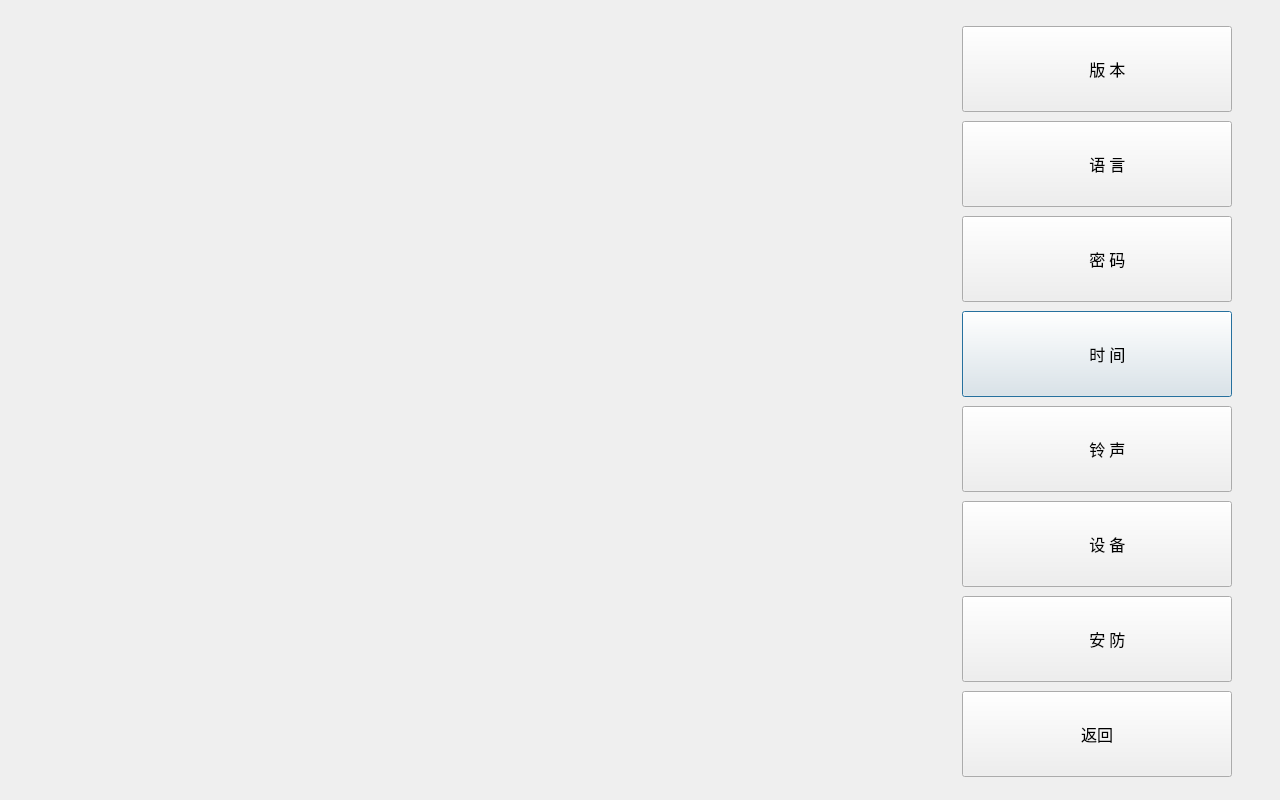
<?xml version="1.0" encoding="UTF-8"?>
<ui version="4.0">
 <class>SysSetMainDialog</class>
 <widget class="QDialog" name="SysSetMainDialog">
  <property name="geometry">
   <rect>
    <x>0</x>
    <y>0</y>
    <width>1280</width>
    <height>800</height>
   </rect>
  </property>
  <property name="windowTitle">
   <string>Dialog</string>
  </property>
  <widget class="CommonPushButton" name="pushButtonSysSetMainTime">
   <property name="geometry">
    <rect>
     <x>962</x>
     <y>311</y>
     <width>270</width>
     <height>86</height>
    </rect>
   </property>
   <property name="font">
    <font>
     <family>AlArabiya</family>
     <pointsize>12</pointsize>
    </font>
   </property>
   <property name="text">
    <string>     时 间</string>
   </property>
  </widget>
  <widget class="CommonPushButton" name="pushButtonSysSetMainSecurity">
   <property name="geometry">
    <rect>
     <x>962</x>
     <y>596</y>
     <width>270</width>
     <height>86</height>
    </rect>
   </property>
   <property name="font">
    <font>
     <family>AlArabiya</family>
     <pointsize>12</pointsize>
    </font>
   </property>
   <property name="text">
    <string>     安 防</string>
   </property>
  </widget>
  <widget class="CommonPushButton" name="pushButtonSysSetMainDevice">
   <property name="geometry">
    <rect>
     <x>962</x>
     <y>501</y>
     <width>270</width>
     <height>86</height>
    </rect>
   </property>
   <property name="font">
    <font>
     <family>AlArabiya</family>
     <pointsize>12</pointsize>
    </font>
   </property>
   <property name="text">
    <string>     设 备</string>
   </property>
  </widget>
  <widget class="CommonPushButton" name="pushButtonSysSetMainRing">
   <property name="geometry">
    <rect>
     <x>962</x>
     <y>406</y>
     <width>270</width>
     <height>86</height>
    </rect>
   </property>
   <property name="font">
    <font>
     <family>AlArabiya</family>
     <pointsize>12</pointsize>
    </font>
   </property>
   <property name="text">
    <string>     铃 声</string>
   </property>
  </widget>
  <widget class="CommonPushButton" name="pushButtonSysSetMainVersion">
   <property name="geometry">
    <rect>
     <x>962</x>
     <y>26</y>
     <width>270</width>
     <height>86</height>
    </rect>
   </property>
   <property name="font">
    <font>
     <family>AlArabiya</family>
     <pointsize>12</pointsize>
    </font>
   </property>
   <property name="text">
    <string>     版 本</string>
   </property>
  </widget>
  <widget class="QFrame" name="framePanel">
   <property name="geometry">
    <rect>
     <x>59</x>
     <y>30</y>
     <width>858</width>
     <height>745</height>
    </rect>
   </property>
   <property name="frameShape">
    <enum>QFrame::NoFrame</enum>
   </property>
   <property name="frameShadow">
    <enum>QFrame::Raised</enum>
   </property>
  </widget>
  <widget class="CommonPushButton" name="pushButtonSysSetMainReturn">
   <property name="geometry">
    <rect>
     <x>962</x>
     <y>691</y>
     <width>270</width>
     <height>86</height>
    </rect>
   </property>
   <property name="font">
    <font>
     <family>AlArabiya</family>
     <pointsize>12</pointsize>
    </font>
   </property>
   <property name="text">
    <string>返回</string>
   </property>
  </widget>
  <widget class="CommonPushButton" name="pushButtonSysSetMainLag">
   <property name="geometry">
    <rect>
     <x>962</x>
     <y>121</y>
     <width>270</width>
     <height>86</height>
    </rect>
   </property>
   <property name="font">
    <font>
     <family>AlArabiya</family>
     <pointsize>12</pointsize>
    </font>
   </property>
   <property name="text">
    <string>     语 言</string>
   </property>
  </widget>
  <widget class="CommonPushButton" name="pushButtonSysSetMainPwd">
   <property name="geometry">
    <rect>
     <x>962</x>
     <y>216</y>
     <width>270</width>
     <height>86</height>
    </rect>
   </property>
   <property name="font">
    <font>
     <family>AlArabiya</family>
     <pointsize>12</pointsize>
    </font>
   </property>
   <property name="text">
    <string>     密 码</string>
   </property>
  </widget>
  <zorder>framePanel</zorder>
  <zorder>pushButtonSysSetMainTime</zorder>
  <zorder>pushButtonSysSetMainSecurity</zorder>
  <zorder>pushButtonSysSetMainDevice</zorder>
  <zorder>pushButtonSysSetMainRing</zorder>
  <zorder>pushButtonSysSetMainVersion</zorder>
  <zorder>pushButtonSysSetMainReturn</zorder>
  <zorder>pushButtonSysSetMainLag</zorder>
  <zorder>pushButtonSysSetMainPwd</zorder>
 </widget>
 <customwidgets>
  <customwidget>
   <class>CommonPushButton</class>
   <extends>QPushButton</extends>
   <header>commonpushbutton.h</header>
  </customwidget>
 </customwidgets>
 <tabstops>
  <tabstop>pushButtonSysSetMainVersion</tabstop>
  <tabstop>pushButtonSysSetMainLag</tabstop>
  <tabstop>pushButtonSysSetMainPwd</tabstop>
  <tabstop>pushButtonSysSetMainTime</tabstop>
  <tabstop>pushButtonSysSetMainRing</tabstop>
  <tabstop>pushButtonSysSetMainDevice</tabstop>
  <tabstop>pushButtonSysSetMainSecurity</tabstop>
 </tabstops>
 <resources/>
 <connections/>
</ui>
